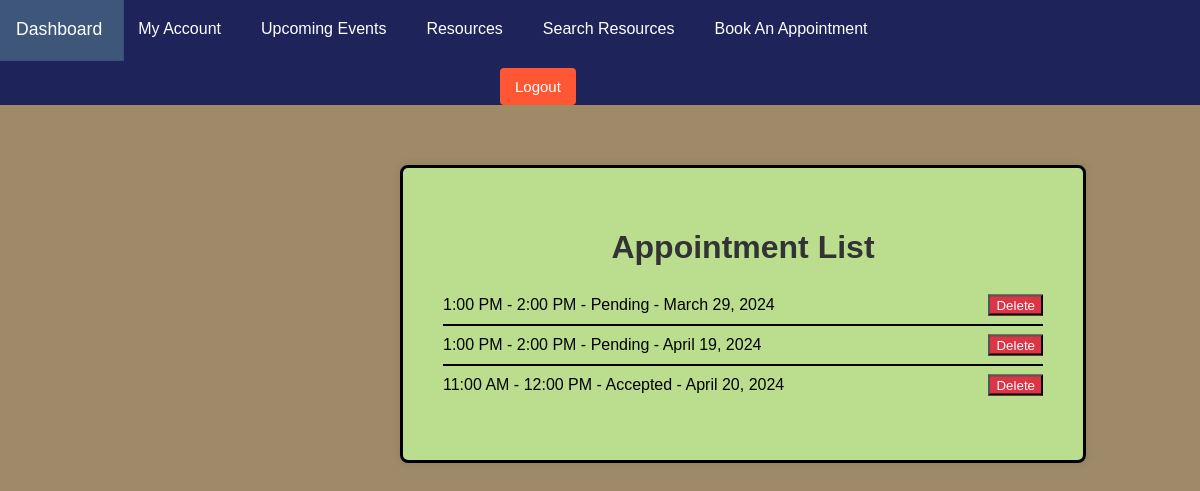
Screenshot of /list/ (signed in) with the database file from the repository.
### MentalHealth/models.py (models this page shows, shortened)
class Appointment(models.Model):
    SLOT_CHOICES = (
        ('9:00 AM - 10:00 AM', '9:00 AM - 10:00 AM'),
        ('10:00 AM - 11:00 AM', '10:00 AM - 11:00 AM'),
        ('11:00 AM - 12:00 PM', '11:00 AM - 12:00 PM'),
        ('1:00 PM - 2:00 PM', '1:00 PM - 2:00 PM'),
        ('2:00 PM - 3:00 PM', '2:00 PM - 3:00 PM'),
        ('3:00 PM - 4:00 PM', '3:00 PM - 4:00 PM'),
    )
    STATUS_CHOICES = (
        ('Pending', 'Pending'),
        ('Accepted', 'Accepted'),
        ('Rejected', 'Rejected'),
    )
    user = models.ForeignKey(User, on_delete=models.CASCADE)
    date = models.DateField(default=timezone.now)
    slot = models.CharField(max_length=100, choices=SLOT_CHOICES)
    message = models.TextField()
    status = models.CharField(max_length=20, choices=STATUS_CHOICES, default='Pending')
    created_at = models.DateTimeField(auto_now_add=True)

### MentalHealth/views.py (the view)
# urls.py: path('list/', views.appointment_list, name='appointment_list'),
def appointment_list(request):
    appointments = Appointment.objects.filter(user=request.user)
    return render(request, 'appointment_list.html', {'appointments': appointments})

### templates/appointment_list.html (shortened to what this page needs)
<!DOCTYPE html>
<html lang="en">
<head>
</head>
<body>
    {% include 'usernavbar.html' %}
    <div class="container">
        <h1>Appointment List</h1>
        <ul>
            {% for appointment in appointments %}
                <li>
                    {{ appointment.slot }} - {{ appointment.status }} - {{ appointment.date}}
                    <form method="post" action="{% url 'cancel_booking' appointment.id %}" class="cancel-button">
                        <button type="submit" class="b_cancel">Delete</button>
                    </form>
                </li>
            {% endfor %}
        </ul>
    </div>
</body>
</html>

### templates/appointment_list.html (style rules this page uses)
body { font-family: Arial, sans-serif; background-color: #9e8a68; padding: 0; margin: 0; }
.container { margin-top: 60px; max-width: 600px; padding: 40px; background-color: #bade8e; border-radius: 8px; box-shadow: 0 0 10px rgba(0, 0, 0, 0.1); border: 3px solid black; margin-left: 400px; }
h1 { text-align: center; margin-bottom: 20px; color: #333; }
ul { list-style-type: none; padding: 0; }
li { border-bottom: 2px solid black; padding: 10px 0; position: relative; }
li:last-child { border-bottom: none; }
.cancel-button { position: absolute; right: 0; top: 50%; transform: translateY(-50%); font-size:10px; }
.b_cancel { background-color: #dc3545; color: #fff; }

### rows the page displays
Appointment: slot "1:00 PM - 2:00 PM", status "Pending", date "March 29, 2024"
Appointment: slot "1:00 PM - 2:00 PM", status "Pending", date "April 19, 2024"
Appointment: slot "11:00 AM - 12:00 PM", status "Accepted", date "April 20, 2024"
